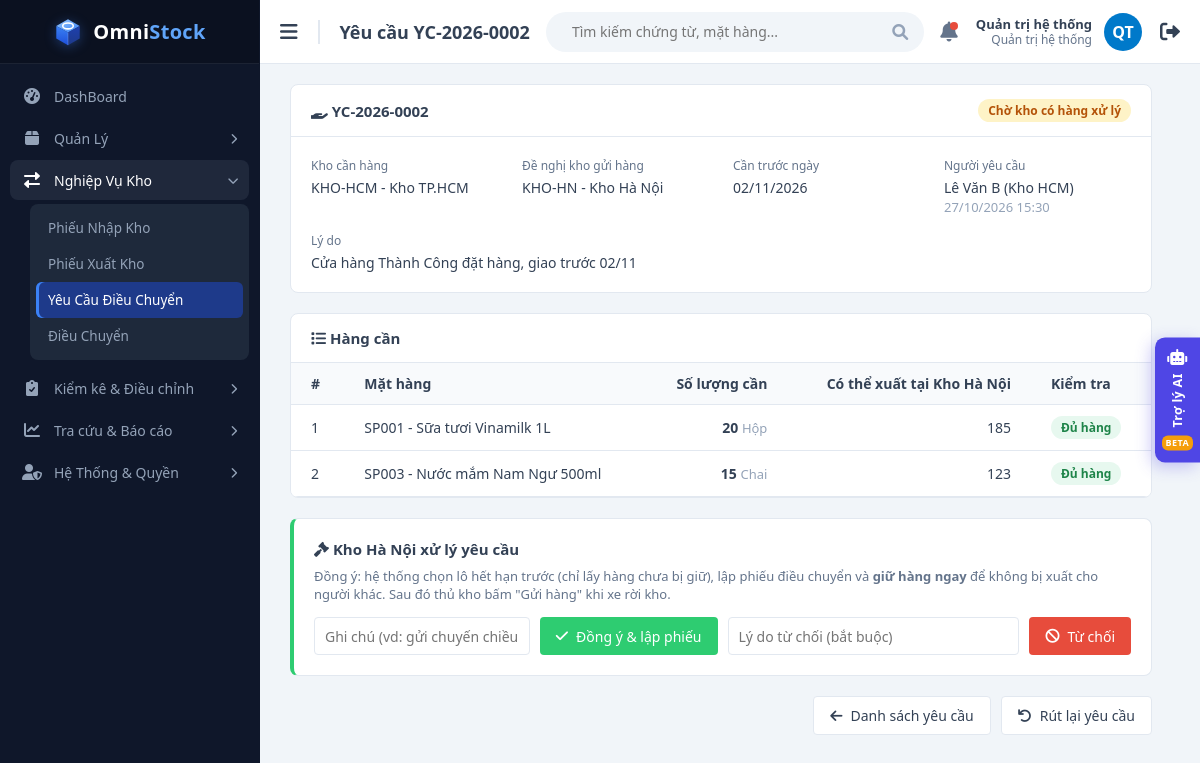
The app's page /views/transfer_request_detail.php?id=2 (signed in) with its own data.
### tables this page shows
CREATE TABLE transfer_requests (
  id                   INT UNSIGNED AUTO_INCREMENT PRIMARY KEY,
  code                 VARCHAR(30)  NOT NULL,        
  from_warehouse_id    INT UNSIGNED NOT NULL,        
  to_warehouse_id      INT UNSIGNED NOT NULL,        
  needed_by            DATE         NULL,            
  reason               VARCHAR(255) NOT NULL,        
  status               ENUM('PENDING','ACCEPTED','DECLINED','CANCELLED') NOT NULL DEFAULT 'PENDING',
  decision_note        VARCHAR(255) NULL,
  transfer_voucher_id  INT UNSIGNED NULL,            
  client_token         CHAR(32)     NULL,
  created_by           INT UNSIGNED NOT NULL,
  created_at           DATETIME     NOT NULL DEFAULT CURRENT_TIMESTAMP,
  decided_by           INT UNSIGNED NULL,
  decided_at           DATETIME     NULL,
  UNIQUE KEY uq_tr_code (code),
  UNIQUE KEY uq_tr_token (client_token),
  UNIQUE KEY uq_tr_voucher (transfer_voucher_id),
  KEY idx_tr_from_status (from_warehouse_id, status),
  KEY idx_tr_to_status (to_warehouse_id, status),
  CONSTRAINT fk_tr_from    FOREIGN KEY (from_warehouse_id)   REFERENCES warehouses(id),
  CONSTRAINT fk_tr_to      FOREIGN KEY (to_warehouse_id)     REFERENCES warehouses(id),
  CONSTRAINT fk_tr_voucher FOREIGN KEY (transfer_voucher_id) REFERENCES vouchers(id),
  CONSTRAINT fk_tr_creator FOREIGN KEY (created_by)          REFERENCES users(id),
  CONSTRAINT fk_tr_decider FOREIGN KEY (decided_by)          REFERENCES users(id),
  CONSTRAINT ck_tr_warehouses CHECK (from_warehouse_id <> to_warehouse_id),
  CONSTRAINT ck_tr_reason CHECK (reason <> ''),
  CONSTRAINT ck_tr_accepted CHECK (status <> 'ACCEPTED' OR transfer_voucher_id IS NOT NULL),
  CONSTRAINT ck_tr_decided CHECK (status = 'PENDING' OR (decided_by IS NOT NULL AND decided_at IS NOT NULL))
);

CREATE TABLE users (
  id             INT UNSIGNED AUTO_INCREMENT PRIMARY KEY,
  username       VARCHAR(50)  NOT NULL,
  password_hash  VARCHAR(255) NOT NULL,              
  full_name      VARCHAR(100) NOT NULL,
  email          VARCHAR(100) NULL,
   
  role           ENUM('ADMIN','MANAGER','STAFF') NOT NULL DEFAULT 'STAFF',
  is_active      TINYINT(1)   NOT NULL DEFAULT 1,      
   
  must_change_password TINYINT(1) NOT NULL DEFAULT 0,
  last_login_at  DATETIME     NULL,
  created_at     DATETIME     NOT NULL DEFAULT CURRENT_TIMESTAMP,
  updated_at     DATETIME     NOT NULL DEFAULT CURRENT_TIMESTAMP ON UPDATE CURRENT_TIMESTAMP,
  UNIQUE KEY uq_users_username (username),
  UNIQUE KEY uq_users_email (email)
);

CREATE TABLE warehouses (
  id          INT UNSIGNED AUTO_INCREMENT PRIMARY KEY,
  code        VARCHAR(20)  NOT NULL,
  name        VARCHAR(100) NOT NULL,
  address     VARCHAR(255) NULL,
  is_active   TINYINT(1)   NOT NULL DEFAULT 1,
   
  is_transit  TINYINT(1)   NOT NULL DEFAULT 0,
  created_at  DATETIME     NOT NULL DEFAULT CURRENT_TIMESTAMP,
   
   
  name_key    VARCHAR(100) AS (LOWER(name)) PERSISTENT,
  UNIQUE KEY uq_warehouses_code (code),
  UNIQUE KEY uq_warehouses_name (name_key)
);

CREATE TABLE transfer_request_lines (
  id          INT UNSIGNED AUTO_INCREMENT PRIMARY KEY,
  request_id  INT UNSIGNED  NOT NULL,
  item_id     INT UNSIGNED  NOT NULL,
  quantity    DECIMAL(15,3) NOT NULL,
  UNIQUE KEY uq_trl (request_id, item_id),
  CONSTRAINT fk_trl_request FOREIGN KEY (request_id) REFERENCES transfer_requests(id) ON DELETE CASCADE,
  CONSTRAINT fk_trl_item    FOREIGN KEY (item_id)    REFERENCES items(id),
  CONSTRAINT ck_trl_qty CHECK (quantity > 0)
);

CREATE TABLE items (
  id          INT UNSIGNED AUTO_INCREMENT PRIMARY KEY,
  sku         VARCHAR(30)  NOT NULL,                 
  name        VARCHAR(150) NOT NULL,
  unit        VARCHAR(20)  NOT NULL,                 
  description VARCHAR(255) NULL,
  is_active   TINYINT(1)   NOT NULL DEFAULT 1,
  created_at  DATETIME     NOT NULL DEFAULT CURRENT_TIMESTAMP,
   
  name_key    VARCHAR(150) AS (LOWER(name)) PERSISTENT,
  UNIQUE KEY uq_items_sku (sku),
  UNIQUE KEY uq_items_name (name_key)
);

### views/transfer_request_detail.php (the view, shortened to what the rows shown need)
<?php
require_once __DIR__ . '/../functions/db_connection.php';
require_once __DIR__ . '/../functions/helpers.php';
require_once __DIR__ . '/../functions/auth.php';
require_once __DIR__ . '/../functions/transfer_request_functions.php';
$user      = requireLogin('../');
$requestId = (int) ($_GET['id'] ?? 0);
$request = null;
$lines   = [];
try {
    $pdo     = getDbConnection();
    $request = getTransferRequest($pdo, $requestId);
    if ($request === null) {
        http_response_code(404);
        $dbError = 'Không tìm thấy yêu cầu điều chuyển.';
    } elseif (!canAccessWarehouse($user, (int) $request['from_warehouse_id']) && !canAccessWarehouse($user, (int) $request['to_warehouse_id'])) {
        http_response_code(403);
        $dbError = 'Bạn không có quyền xem yêu cầu của kho này.';
        $request = null;
    } else {
        $lines = getTransferRequestLines($pdo, $requestId, (int) $request['from_warehouse_id']);
    }
} catch (PDOException $e) {
    $dbError = 'Không thể tải dữ liệu: ' . $e->getMessage();
}
$isPending = ($request['status'] ?? '') === 'PENDING';
$canDecide = $request && $isPending && isManager($user) && canAccessWarehouse($user, (int) $request['from_warehouse_id']);
$canCancel = $request && $isPending && canAccessWarehouse($user, (int) $request['to_warehouse_id']);
$enough    = !array_filter($lines, fn ($l) => toMilli($l['available']) < toMilli($l['quantity']));
$pageTitle  = $request ? 'Yêu cầu ' . $request['code'] : 'Yêu cầu điều chuyển';
$basePath   = '../';
require __DIR__ . '/layout/header.php';
?>
            <?php if ($request): ?>
                <div class="panel">
                    <div class="panel-header">
                        <h3><i class="fas fa-hand-holding"></i> <?= e($request['code']) ?></h3>
                        <?= transferRequestStatusBadge($request['status']) ?>
                    </div>
                    <dl class="detail-grid">
                        <div><dt>Kho cần hàng</dt><dd><?= e($request['to_code'] . ' - ' . $request['to_name']) ?></dd></div>
                        <div><dt>Đề nghị kho gửi hàng</dt><dd><?= e($request['from_code'] . ' - ' . $request['from_name']) ?></dd></div>
                        <div><dt>Cần trước ngày</dt><dd><?= $request['needed_by'] ? formatDate($request['needed_by']) : '—' ?></dd></div>
                        <div><dt>Người yêu cầu</dt><dd><?= e($request['creator_name']) ?><br><span class="muted"><?= e(date('d/m/Y H:i', strtotime($request['created_at']))) ?></span></dd></div>
                        <div class="span-2"><dt>Lý do</dt><dd><?= e($request['reason']) ?></dd></div>
                    </dl>
                </div>
                <div class="panel" style="margin-top: 20px;">
                    <div class="panel-header"><h3><i class="fas fa-list"></i> Hàng cần</h3></div>
                    <div class="table-container" style="border: none; border-radius: 0;">
                        <table>
                            <thead>
                                <tr>
                                    <th>#</th><th>Mặt hàng</th><th class="text-right">Số lượng cần</th>
                                    <?php if ($isPending): ?><th class="text-right">Có thể xuất tại <?= e($request['from_name']) ?></th><th>Kiểm tra</th><?php endif; ?>
                                </tr>
                            </thead>
                            <tbody>
                                <?php foreach ($lines as $n => $line): ?>
                                    <tr>
                                        <td><?= $n + 1 ?></td>
                                        <td><?= e($line['sku'] . ' - ' . $line['item_name']) ?></td>
                                        <td class="text-right"><strong><?= formatQty($line['quantity']) ?></strong> <span class="muted"><?= e($line['unit']) ?></span></td>
                                        <?php if ($isPending): ?>
                                            <td class="text-right"><?= formatQty($line['available']) ?></td>
                                            <td><?= toMilli($line['available']) >= toMilli($line['quantity'])
                                                ? '<span class="badge badge-active">Đủ hàng</span>'
                                                : '<span class="badge badge-rejected">Thiếu ' . formatQty($line['quantity'] - $line['available']) . '</span>' ?></td>
                                        <?php endif; ?>
                                    </tr>
                                <?php endforeach; ?>
                            </tbody>
                        </table>
                    </div>
                </div>
                <?php if ($canDecide): ?>
                    <div class="form-card step-card">
                        <h3><i class="fas fa-gavel"></i> <?= e($request['from_name']) ?> xử lý yêu cầu</h3>
                        <p class="form-hint">Đồng ý: hệ thống chọn lô hết hạn trước (chỉ lấy hàng chưa bị giữ), lập phiếu điều chuyển và <strong>giữ hàng ngay</strong> để không bị xuất cho người khác. Sau đó thủ kho bấm "Gửi hàng" khi xe rời kho.</p>
                        <div class="decision-row">
                            <form class="approve-form" method="post" action="../handle/transfer_request_process.php" data-lock=".decision-row"
                                  data-confirm-title="Đồng ý yêu cầu" data-confirm-ok="Đồng ý" data-confirm-variant="import"
                                  data-confirm="Đồng ý chuyển hàng cho <?= e($request['to_name']) ?>? Hệ thống lập phiếu điều chuyển và giữ chỗ hàng ngay.">
                                <input class="form-control" name="note" maxlength="255" placeholder="Ghi chú (vd: gửi chuyến chiều nay)">
                                <button class="btn btn-import" type="submit" <?= $enough ? '' : 'disabled title="Kho không đủ hàng có thể xuất"' ?>><i class="fas fa-check"></i> Đồng ý &amp; lập phiếu</button>
                            </form>
                            <form class="approve-form" method="post" action="../handle/transfer_request_process.php" data-lock=".decision-row"
                                  data-confirm-title="Từ chối yêu cầu" data-confirm-ok="Từ chối"
                                  data-confirm="Từ chối yêu cầu <?= e($request['code']) ?>? Bên yêu cầu sẽ thấy lý do.">
                                <input class="form-control" name="note" required maxlength="255" placeholder="Lý do từ chối (bắt buộc)">
                                <button class="btn btn-danger" type="submit"><i class="fas fa-ban"></i> Từ chối</button>
                            </form>
                        </div>
                    </div>
                <?php endif; ?>
                <div class="form-actions">
                    <a class="btn btn-light" href="transfer_request_list.php"><i class="fas fa-arrow-left"></i> Danh sách yêu cầu</a>
                    <?php if ($canCancel): ?>
                        <form method="post" action="../handle/transfer_request_process.php" data-lock=".form-actions"
                              data-confirm-title="Rút lại yêu cầu" data-confirm-ok="Rút lại" data-confirm="Rút lại yêu cầu <?= e($request['code']) ?>?">
                            <button class="btn btn-light" type="submit"><i class="fas fa-undo"></i> Rút lại yêu cầu</button>
                        </form>
                    <?php endif; ?>
                </div>
            <?php else: ?>
                <a class="btn btn-light" href="transfer_request_list.php" style="display: inline-flex;"><i class="fas fa-arrow-left"></i> Danh sách yêu cầu</a>
            <?php endif; ?>
<?php require __DIR__ . '/layout/footer.php'; ?>

### views/layout/header.php (shortened to what the rows shown need)
<!DOCTYPE html>
<html lang="vi">
<head>
    <link href="https://cdnjs.cloudflare.com/ajax/libs/font-awesome/6.0.0/css/all.min.css" rel="stylesheet">
    <link href="<?= e(asset($basePath, 'css/style.css')) ?>" rel="stylesheet">
</head>
<body>
    <div class="main-content">
        <div class="top-navbar">
            <div class="nav-left">
                <button class="toggle-btn" id="toggleBtn"><i class="fas fa-bars"></i></button>
                <h2 class="page-title-nav"><?= e($pageTitle) ?></h2>
            </div>
            <div class="nav-right">
                <a class="user-link" href="<?= $basePath ?>views/change_password.php" title="<?= e($user['username']) ?> · Đổi mật khẩu">
                    <div class="user-info">
                        <strong><?= e($user['full_name']) ?></strong>
                        <span><?= e(roleLabel($user['role'])) ?></span>
                    </div>
                    <div class="avatar"><?= e(userInitials($user['full_name'])) ?></div>
                </a>
            </div>
        </div>
        <div class="content-body">

### records on screen
transfer_requests: code "Yêu cầu YC-2026-0002", code "YC-2026-0002", to_warehouse.name "KHO-HCM - Kho TP.HCM", from_warehouse.name "KHO-HN - Kho Hà Nội", needed_by "02/11/2026", created_by.full_name "Lê Văn B (Kho HCM)", created_at "27/10/2026 15:30", reason "Cửa hàng Thành Công đặt hàng, giao trước 02/11", from_warehouse.name "Kho Hà Nội"
users: full_name "Quản trị hệ thống", role "Quản trị hệ thống", full_name "QT"
transfer_request_lines: item.name "SP001 - Sữa tươi Vinamilk 1L", quantity "20", item.unit "Hộp", available "185", shows "Đủ hàng"
transfer_request_lines: item.name "SP003 - Nước mắm Nam Ngư 500ml", quantity "15", item.unit "Chai", available "123", shows "Đủ hàng"

### other values on screen
$menuGroup['label'] "Quản Lý"
$menuGroup['label'] "Nghiệp Vụ Kho"
$menuLabel "Phiếu Nhập Kho"
$menuLabel "Phiếu Xuất Kho"
$menuLabel "Yêu Cầu Điều Chuyển"
$menuLabel "Điều Chuyển"
$menuGroup['label'] "Kiểm kê & Điều chỉnh"
$menuGroup['label'] "Tra cứu & Báo cáo"
$menuGroup['label'] "Hệ Thống & Quyền"
$label "Chờ kho có hàng xử lý"
